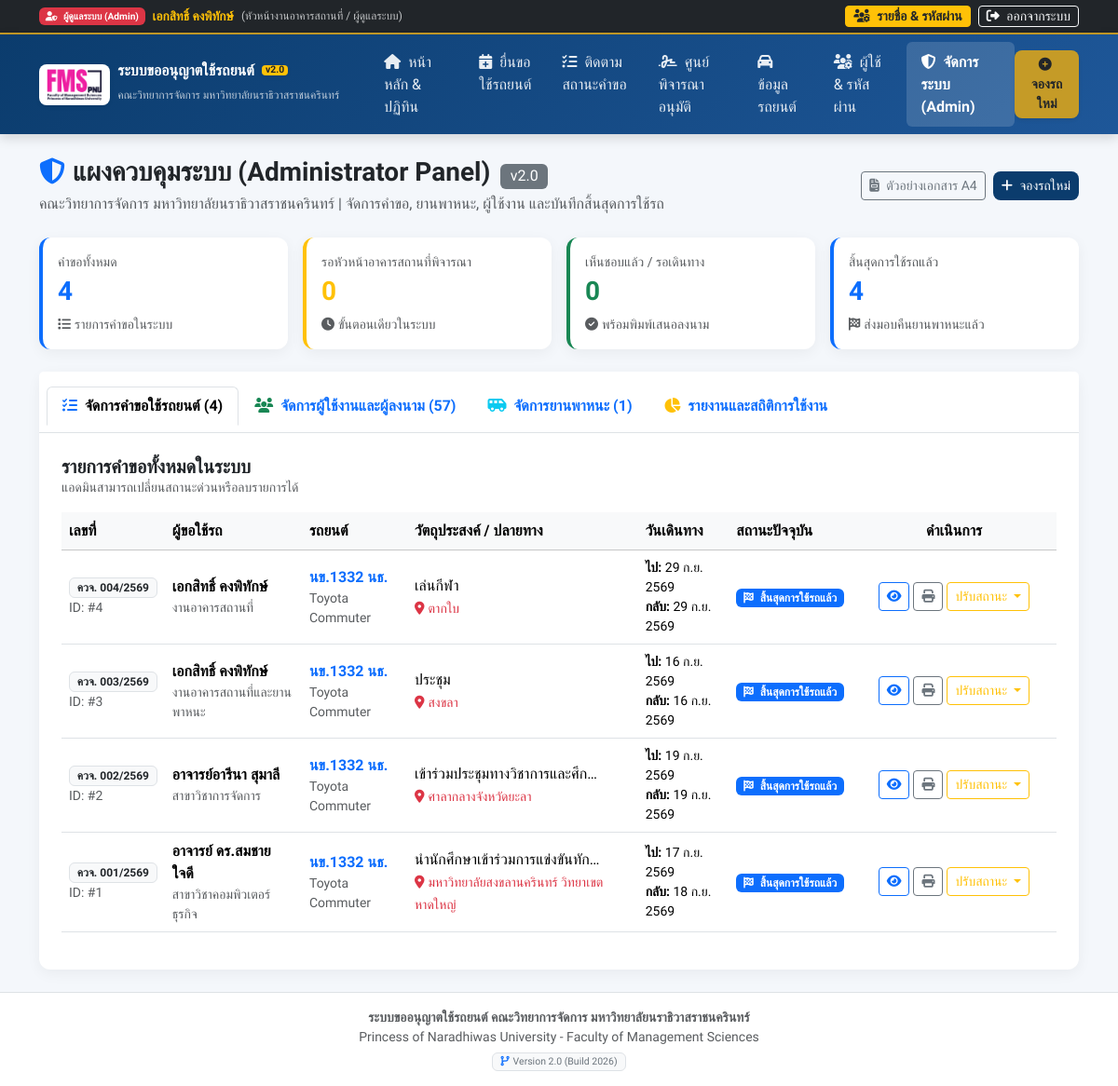
/admin.php (signed in), run on the app's committed database.
### tables this page shows
CREATE TABLE users (
    id INTEGER PRIMARY KEY AUTOINCREMENT,
    username TEXT UNIQUE NOT NULL,
    password TEXT NOT NULL,
    prefix TEXT,
    fullname TEXT NOT NULL,
    position TEXT NOT NULL,
    department TEXT NOT NULL,
    role TEXT NOT NULL, -- requester, facility_head, office_head, dean, driver, admin
    phone TEXT,
    signature_img TEXT,
    created_at DATETIME DEFAULT CURRENT_TIMESTAMP
, plain_password TEXT, remember_token TEXT, remember_token_expiry DATETIME);

CREATE TABLE bookings (
    id INTEGER PRIMARY KEY AUTOINCREMENT,
    doc_no TEXT UNIQUE,
    created_date DATE NOT NULL,
    user_id INTEGER,
    requester_name TEXT NOT NULL,
    requester_position TEXT NOT NULL,
    requester_department TEXT NOT NULL,
    vehicle_id INTEGER NOT NULL,
    plate_number TEXT NOT NULL,
    purpose TEXT NOT NULL,
    route_from TEXT NOT NULL,
    route_to TEXT NOT NULL,
    start_datetime DATETIME NOT NULL,
    end_datetime DATETIME NOT NULL,
    passenger_count INTEGER DEFAULT 1,
    passenger_names TEXT,
    controller_name TEXT NOT NULL,
    status TEXT DEFAULT 'pending_facility', 
    created_at DATETIME DEFAULT CURRENT_TIMESTAMP, client_ip TEXT, user_agent TEXT, is_flagged_fake INTEGER DEFAULT 0, fake_reason TEXT, actual_end_datetime DATETIME, start_mileage INTEGER, end_mileage INTEGER, fuel_level TEXT, vehicle_condition TEXT, return_notes TEXT, returned_by TEXT, return_recorded_by TEXT, return_recorded_at DATETIME, requester_phone TEXT,
    FOREIGN KEY(user_id) REFERENCES users(id),
    FOREIGN KEY(vehicle_id) REFERENCES vehicles(id)
);

CREATE TABLE vehicles (
    id INTEGER PRIMARY KEY AUTOINCREMENT,
    plate_number TEXT UNIQUE NOT NULL,
    brand_model TEXT NOT NULL,
    vehicle_type TEXT NOT NULL, -- รถตู้, รถกระบะ, รถเก๋ง
    seats INTEGER DEFAULT 14,
    status TEXT DEFAULT 'active', -- active, maintenance, inactive
    notes TEXT,
    created_at DATETIME DEFAULT CURRENT_TIMESTAMP
);

### admin.php (the view, shortened to what the rows shown need)
<?php
require_once __DIR__ . '/config/db.php';
require_once __DIR__ . '/includes/auth.php';
$allBookings = $pdo->query("
    SELECT b.*, v.brand_model, v.vehicle_type
    FROM bookings b
    LEFT JOIN vehicles v ON b.vehicle_id = v.id
    ORDER BY b.id DESC
")->fetchAll();
$allUsersList = $pdo->query("SELECT * FROM users ORDER BY id ASC")->fetchAll();
require_once __DIR__ . '/includes/header.php';
?>
<div class="card card-custom">
    <div class="card-body p-4">
        <div class="tab-content" id="adminTabsContent">
            <div class="tab-pane fade show active" id="tab-bookings" role="tabpanel">
                <div class="table-responsive">
                    <table class="table table-hover align-middle">
                        <thead class="table-light">
                            <tr>
                                <th>เลขที่</th>
                                <th>ผู้ขอใช้รถ</th>
                                <th>รถยนต์</th>
                                <th>วัตถุประสงค์ / ปลายทาง</th>
                                <th>วันเดินทาง</th>
                                <th>สถานะปัจจุบัน</th>
                                <th class="text-center" style="min-width: 220px;">ดำเนินการ</th>
                            </tr>
                        </thead>
                        <tbody>
                            <?php if (empty($allBookings)): ?>
                            <tr>
                                <td colspan="7" class="text-center py-5">
                                    <div class="py-4">
                                        <div class="bg-light rounded-circle d-inline-flex align-items-center justify-content-center mb-3 shadow-sm" style="width: 70px; height: 70px;">
                                            <i class="fas fa-calendar-check fs-2 text-success"></i>
                                        </div>
                                        <h5 class="fw-bold text-dark">ระบบอยู่ในสถานะจริงพร้อมใช้งาน (ไม่มีคำขอค้างในระบบ)</h5>
                                        <p class="text-muted small mb-3">ยังไม่มีการยื่นคำขอจองรถยนต์ เมื่อบุคลากรทำการยื่นขอใช้รถ รายการจะปรากฏที่นี่ทันที</p>
                                        <a href="book.php" class="btn btn-pnu btn-sm px-3">
                                            <i class="fas fa-plus me-1"></i> จองรถใหม่
                                        </a>
                                    </div>
                                </td>
                            </tr>
                            <?php else: ?>
                            <?php foreach ($allBookings as $b): ?>
                            <tr>
                                <td>
                                    <span class="badge bg-light text-dark border"><?= htmlspecialchars($b['doc_no'] ?? '-') ?></span>
                                    <div class="small text-muted">ID: #<?= $b['id'] ?></div>
                                </td>
                                <td>
                                    <strong><?= htmlspecialchars($b['requester_name']) ?></strong>
                                    <div class="small text-muted"><?= htmlspecialchars($b['requester_department']) ?></div>
                                </td>
                                <td>
                                    <strong class="text-primary"><?= htmlspecialchars($b['plate_number']) ?></strong>
                                    <div class="small text-muted"><?= htmlspecialchars($b['brand_model']) ?></div>
                                </td>
                                <td>
                                    <div class="text-truncate" style="max-width: 200px;" title="<?= htmlspecialchars($b['purpose']) ?>">
                                        <?= htmlspecialchars($b['purpose']) ?>
                                    </div>
                                    <small class="text-danger"><i class="fas fa-map-marker-alt me-1"></i><?= htmlspecialchars($b['route_to']) ?></small>
                                </td>
                                <td>
                                    <small>
                                        <div><strong>ไป:</strong> <?= thaiDateShort($b['start_datetime']) ?></div>
                                        <div><strong>กลับ:</strong> <?= thaiDateShort($b['end_datetime']) ?></div>
                                    </small>
                                </td>
                                <td><?= getStatusBadge($b['status'], $b) ?></td>
                                <td class="text-center">
                                    <div class="d-flex justify-content-center gap-1">
                                        <a href="booking_detail.php?id=<?= $b['id'] ?>" class="btn btn-outline-primary btn-sm" title="เปิดดูรายละเอียด">
                                            <i class="fas fa-eye"></i>
                                        </a>
                                        <a href="print_form.php?id=<?= $b['id'] ?>" target="_blank" class="btn btn-outline-secondary btn-sm" title="พิมพ์ A4">
                                            <i class="fas fa-print"></i>
                                        </a>
                                        <div class="dropdown">
                                            <button class="btn btn-sm btn-outline-warning dropdown-toggle" type="button" data-bs-toggle="dropdown">
                                                ปรับสถานะ
                                            </button>
                                        </div>
                                    </div>
                                </td>
                            </tr>
                            <?php endforeach; ?>
                            <?php endif; ?>
                        </tbody>
                    </table>
                </div>
            </div>
        </div>
    </div>
</div>
<?php require_once __DIR__ . '/includes/footer.php'; ?>

### includes/header.php (shortened to what the rows shown need)
<?php
require_once __DIR__ . '/auth.php';
?>
<!DOCTYPE html>
<html lang="th">
<head>
    <link href="https://cdn.jsdelivr.net/npm/bootstrap@5.3.3/dist/css/bootstrap.min.css" rel="stylesheet">
    <link href="https://cdnjs.cloudflare.com/ajax/libs/font-awesome/6.5.1/css/all.min.css" rel="stylesheet">
    <link href="https://cdn.jsdelivr.net/npm/fullcalendar@6.1.11/index.global.min.css" rel="stylesheet">
</head>
<body>
<div class="role-bar">
    <div class="container d-flex flex-wrap justify-content-between align-items-center">
        <?php if ($isAdmin): ?>
            <div class="d-flex align-items-center">
                <span class="badge bg-danger me-2"><i class="fas fa-user-shield me-1"></i> ผู้ดูแลระบบ (Admin)</span>
                <strong class="text-warning me-2"><?= htmlspecialchars($currentUser['fullname']) ?></strong>
                <span class="text-light opacity-75 small">(<?= htmlspecialchars($currentUser['position']) ?>)</span>
            </div>
            <div class="d-flex align-items-center gap-2">
                <a href="users.php" class="btn btn-warning btn-sm py-0 px-2 text-dark fw-semibold small">
                    <i class="fas fa-users-gear me-1"></i> รายชื่อ & รหัสผ่าน
                </a>
                <a href="logout.php" class="btn btn-outline-light btn-sm py-0 px-2 small" onclick="return confirm('ยืนยันต้องการออกจากระบบ?');">
                    <i class="fas fa-sign-out-alt me-1"></i> ออกจากระบบ
                </a>
            </div>
        <?php endif; ?>
    </div>
</div>
<main class="container my-4 flex-grow-1">

### config/db.php (shortened to what the rows shown need)
<?php
function thaiDateShort($date) {
    $time = strtotime($date);
    $thaiMonthsShort = [
        1 => 'ม.ค.', 2 => 'ก.พ.', 3 => 'มี.ค.', 4 => 'เม.ย.',
        5 => 'พ.ค.', 6 => 'มิ.ย.', 7 => 'ก.ค.', 8 => 'ส.ค.',
        9 => 'ก.ย.', 10 => 'ต.ค.', 11 => 'พ.ย.', 12 => 'ธ.ค.'
    ];
    return date('j', $time) . ' ' . $thaiMonthsShort[(int)date('n', $time)] . ' ' . (date('Y', $time) + 543);
}
function getStatusBadge($status, $bookingOrEndTime = null) {
    switch ($status) {
        case 'completed':
            return '<span class="badge bg-primary text-white"><i class="fas fa-flag-checkered me-1"></i> สิ้นสุดการใช้รถแล้ว</span>';
    }
}

### data on the page
users: fullname "เอกสิทธิ์ คงพิทักษ์", position "หัวหน้างานอาคารสถานที่ / ผู้ดูแลระบบ"
bookings: doc_no "ควจ. 004/2569", id "4", requester_name "เอกสิทธิ์ คงพิทักษ์", requester_department "งานอาคารสถานที่", plate_number "นข.1332 นธ.", vehicle.brand_model "Toyota Commuter", purpose "เล่นกีฬา", route_to "ตากใบ", start_datetime "29 ก.ย. 2569", end_datetime "29 ก.ย. 2569", status "completed" (drawn)
bookings: doc_no "ควจ. 003/2569", id "3", requester_name "เอกสิทธิ์ คงพิทักษ์", requester_department "งานอาคารสถานที่และยานพาหนะ", plate_number "นข.1332 นธ.", vehicle.brand_model "Toyota Commuter", purpose "ประชุม", route_to "สงขลา", start_datetime "16 ก.ย. 2569", end_datetime "16 ก.ย. 2569", status "completed" (drawn)
bookings: doc_no "ควจ. 002/2569", id "2", requester_name "อาจารย์อารีนา สุมาลี", requester_department "สาขาวิชาการจัดการ", plate_number "นข.1332 นธ.", vehicle.brand_model "Toyota Commuter", purpose "เข้าร่วมประชุมทางวิชาการและศึก…", route_to "ศาลากลางจังหวัดยะลา", start_datetime "19 ก.ย. 2569", end_datetime "19 ก.ย. 2569", status "completed" (drawn)
bookings: doc_no "ควจ. 001/2569", id "1", requester_name "อาจารย์ ดร.สมชาย ใจดี", requester_department "สาขาวิชาคอมพิวเตอร์ธุรกิจ", plate_number "นข.1332 นธ.", vehicle.brand_model "Toyota Commuter", purpose "นำนักศึกษาเข้าร่วมการแข่งขันทัก…", route_to "มหาวิทยาลัยสงขลานครินทร์ วิทยาเขตหาดใหญ่", start_datetime "17 ก.ย. 2569", end_datetime "18 ก.ย. 2569", status "completed" (drawn)

### other printed values
APP_VERSION "2.0"
$stats['total'] "4"
$stats['pending_facility'] "0"
$stats['approved'] "0"
$stats['completed'] "4"
count($allBookings) "4"
count($allUsersList) "57"
count($allVehicles) "1"
